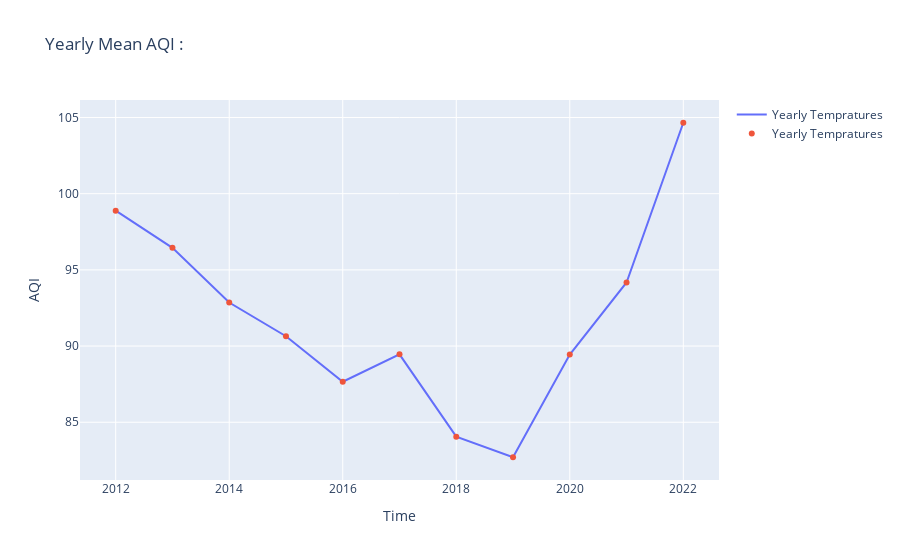
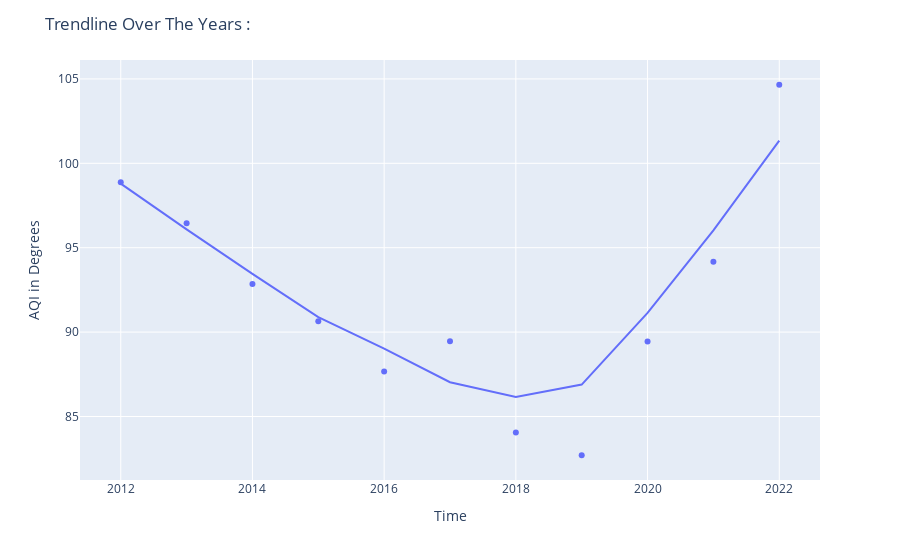

Notebook source saved alongside these figures, in order:
### Code cell
#plotting average mean of year to see how trend of increasing AQI
df2=df.groupby(pd.PeriodIndex(df['Date'], freq="Y"))['AQI'].mean().reset_index()
print(df2)

#because there is an error to plot a dataframe with a column of periodic data, the data frame was saved in another CSV file called Biodata
df2.to_csv('YearlyAQI.csv', index=False)
df2 = pd.read_csv(r"YearlyAQI.csv")

fig = go.Figure(data=[
    go.Scatter(name='Yearly Tempratures' , x=df2['Date'], y=df2['AQI'], mode='lines'),
    go.Scatter(name='Yearly Tempratures' , x=df2['Date'], y=df2['AQI'], mode='markers')
])
fig.update_layout(title='Yearly Mean AQI :',
                 xaxis_title='Time', yaxis_title='AQI')
fig.show()

fig = px.scatter(df2,x = 'Date', y = 'AQI', trendline = 'lowess')
fig.update_layout(title='Trendline Over The Years :',
                 xaxis_title='Time', yaxis_title='AQI in Degrees')
fig.show()

### Figure 1 — Plotly figure (JSON) as saved in the notebook; plotly's stock layout.template omitted (floating-point values rounded to 4 significant figures)
{"data": [{"mode": "lines", "name": "Yearly Tempratures", "type": "scatter", "x": [2012, 2013, 2014, 2015, 2016, 2017, 2018, 2019, 2020, 2021, 2022], "y": [98.89, 96.45, 92.85, 90.64, 87.66, 89.46, 84.05, 82.7, 89.45, 94.17, 104.7]}, {"mode": "markers", "name": "Yearly Tempratures", "type": "scatter", "x": [2012, 2013, 2014, 2015, 2016, 2017, 2018, 2019, 2020, 2021, 2022], "y": [98.89, 96.45, 92.85, 90.64, 87.66, 89.46, 84.05, 82.7, 89.45, 94.17, 104.7]}], "layout": {"autosize": true, "title": {"text": "Yearly Mean AQI :"}, "xaxis": {"autorange": true, "range": [2011.0, 2023.0], "title": {"text": "Time"}, "type": "linear"}, "yaxis": {"autorange": true, "range": [80.89, 106.5], "title": {"text": "AQI"}, "type": "linear"}}}

### Figure 2 — Plotly figure (JSON) as saved in the notebook; plotly's stock layout.template omitted (floating-point values rounded to 4 significant figures)
{"data": [{"hovertemplate": "Date=%{x}<br>AQI=%{y}<extra></extra>", "legendgroup": "", "marker": {"color": "#636efa", "symbol": "circle"}, "mode": "markers", "name": "", "orientation": "v", "showlegend": false, "type": "scatter", "x": [2012, 2013, 2014, 2015, 2016, 2017, 2018, 2019, 2020, 2021, 2022], "xaxis": "x", "y": [98.89, 96.45, 92.85, 90.64, 87.66, 89.46, 84.05, 82.7, 89.45, 94.17, 104.7], "yaxis": "y"}, {"hovertemplate": "<b>LOWESS trendline</b><br><br>Date=%{x}<br>AQI=%{y} <b>(trend)</b><extra></extra>", "legendgroup": "", "marker": {"color": "#636efa", "symbol": "circle"}, "mode": "lines", "name": "", "showlegend": false, "type": "scatter", "x": [2012, 2013, 2014, 2015, 2016, 2017, 2018, 2019, 2020, 2021, 2022], "xaxis": "x", "y": [98.8, 96.09, 93.45, 90.89, 89.02, 87.03, 86.15, 86.89, 91.14, 96.03, 101.3], "yaxis": "y"}], "layout": {"autosize": true, "legend": {"tracegroupgap": 0}, "margin": {"t": 60}, "title": {"text": "Trendline Over The Years :"}, "xaxis": {"anchor": "y", "autorange": true, "domain": [0, 1], "range": [2011.0, 2023.0], "title": {"text": "Time"}, "type": "linear"}, "yaxis": {"anchor": "x", "autorange": true, "domain": [0, 1], "range": [81.0, 106.4], "title": {"text": "AQI in Degrees"}, "type": "linear"}}}
